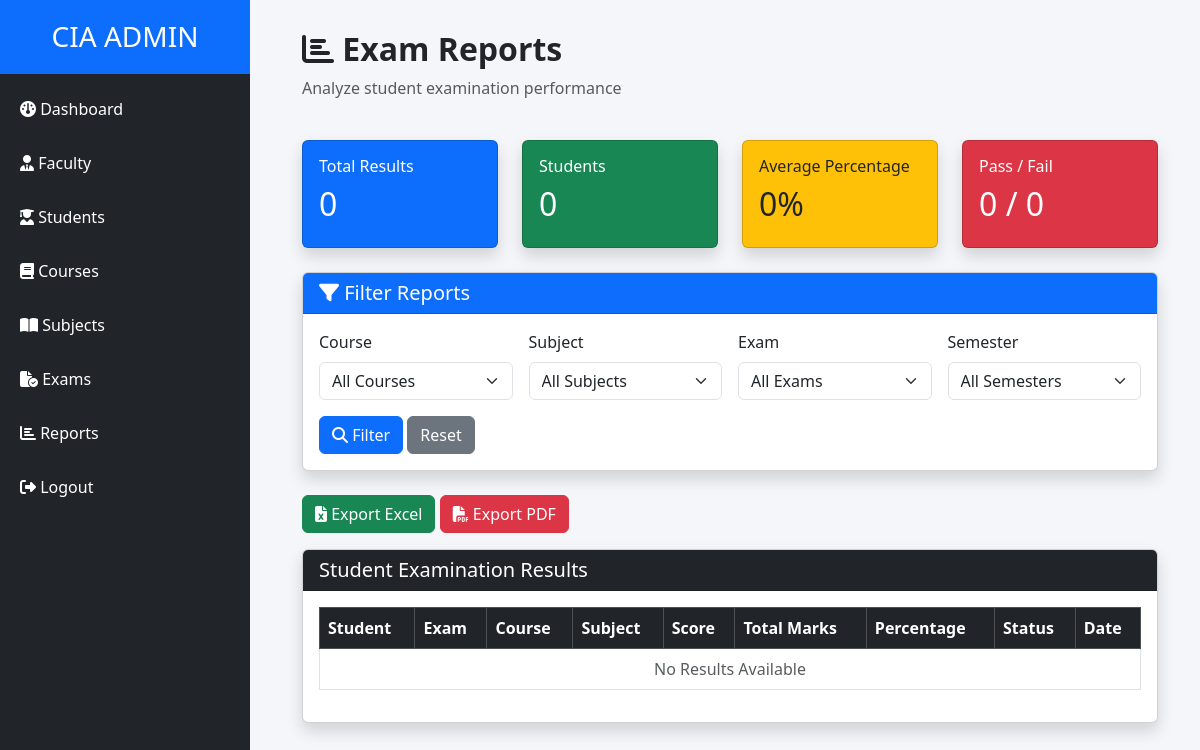
Page /admin-panel/reports/ (signed in) on the earlier database version.
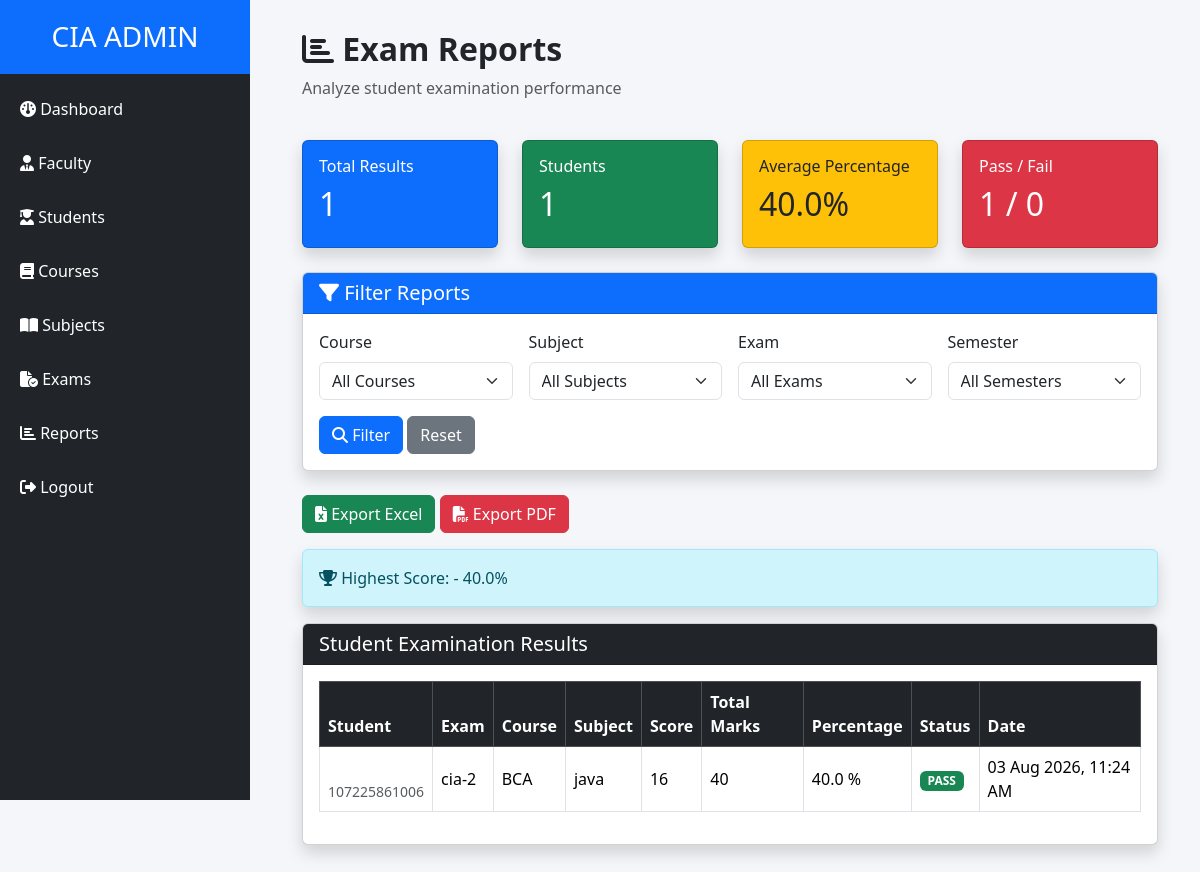
Same page on the later database version.
### quiz/models.py (models this page shows, shortened)
class Result(models.Model):
    student = models.ForeignKey(
        User,
        on_delete=models.CASCADE
    )
    exam = models.ForeignKey(
        Exam,
        on_delete=models.CASCADE,
        null=True,
        blank=True
    )
    score = models.IntegerField()
    total_marks = models.IntegerField(
        default=0
    )
    percentage = models.FloatField(
        default=0
    )
    completed_at = models.DateTimeField(
        auto_now_add=True
    )

class User(AbstractUser):
    is_student = models.BooleanField(default=False)
    is_faculty = models.BooleanField(default=False)
    course = models.CharField(
        max_length=100,
        blank=True,
        null=True
    )
    semester = models.IntegerField(
        default=1,
        blank=True,
        null=True
    )

class Exam(models.Model):
    exam_name = models.CharField(max_length=100)
    course = models.ForeignKey(
        Course,
        on_delete=models.CASCADE
    )
    semester = models.IntegerField(default=1)
    subject = models.ForeignKey(
        Subject,
        on_delete=models.CASCADE
    )
    duration = models.IntegerField(default=60)
    created_by = models.ForeignKey(
        User,
        on_delete=models.CASCADE,
        null=True
    )
    number_of_questions = models.IntegerField()
    start_time = models.DateTimeField()
    end_time = models.DateTimeField()
    is_published = models.BooleanField(default=False)
    created_at = models.DateTimeField(auto_now_add=True)

class Course(models.Model):
    name = models.CharField(
        max_length=100
    )

class Subject(models.Model):
    code = models.CharField(
        max_length=20,
        unique=True
    )
    name = models.CharField(
        max_length=100
    )
    course = models.ForeignKey(
        Course,
        on_delete=models.CASCADE
    )
    semester = models.IntegerField()

### quiz/views.py (the view)
@login_required
@user_passes_test(is_admin)
def admin_reports(request):
    results = Result.objects.select_related(
        "student",
        "student__studentprofile",
        "exam",
        "exam__course",
        "exam__subject"
    ).order_by(
        "-completed_at"
    )
    course_id = request.GET.get("course")
    subject_id = request.GET.get("subject")
    exam_id = request.GET.get("exam")
    semester = request.GET.get("semester")
    if course_id:
        results = results.filter(
            exam__course_id=course_id
        )
    if subject_id:
        results = results.filter(
            exam__subject_id=subject_id
        )
    if exam_id:
        results = results.filter(
            exam_id=exam_id
        )
    if semester:
        results = results.filter(
            student__studentprofile__semester=semester
        )
    for result in results:
        if result.percentage >= 40:
            result.status = "PASS"
        else:
            result.status = "FAIL"
    total_results = results.count()
    total_students = results.values(
        "student_id"
    ).distinct().count()
    average_percentage = 0
    if total_results:
        average_percentage = round(
            sum(
                float(result.percentage)
                for result in results
            )
            /
            total_results,
            2
        )
    pass_count = results.filter(
        percentage__gte=40
    ).count()
    fail_count = results.filter(
        percentage__lt=40
    ).count()
    highest_score = None
    if total_results:
        highest_score = results.order_by(
            "-percentage"
        ).first()
    courses = Course.objects.all().order_by(
        "name"
    )
    subjects = Subject.objects.all().order_by(
        "name"
    )
    exams = Exam.objects.all().order_by(
        "-id"
    )
    semesters = range(
        1,
        9
    )
    context = {
        "results": results,
        "courses": courses,
        "subjects": subjects,
        "exams": exams,
        "semesters": semesters,
        "selected_course": course_id,
        "selected_subject": subject_id,
        "selected_exam": exam_id,
        "selected_semester": semester,
        "total_results": total_results,
        "total_students": total_students,
        "average_percentage": average_percentage,
        "pass_count": pass_count,
        "fail_count": fail_count,
        "highest_score": highest_score,
    }
    return render(
        request,
        "admin_panel/reports.html",
        context
    )

### quiz/views.py (called while the page is built)
def is_admin(user):
    return user.is_authenticated and user.is_superuser

### quiz/templates/admin_panel/reports.html (shortened to what the changed rows need)
{% extends 'base_admin.html' %}
{% block content %}
<div class="container-fluid">
<div class="d-flex justify-content-between align-items-center mb-4">
    <div>
        <h2 class="fw-bold">
            <i class="fas fa-chart-bar"></i>
            Exam Reports
        </h2>
    </div>
</div>
<div class="row mb-4">
    <div class="col-md-3">
        <div class="card shadow bg-primary text-white">
            <div class="card-body">
                <h6>
                    Total Results
                </h6>
                <h2>
                    {{ total_results }}
                </h2>
            </div>
        </div>
    </div>
    <div class="col-md-3">
        <div class="card shadow bg-success text-white">
            <div class="card-body">
                <h6>
                    Students
                </h6>
                <h2>
                    {{ total_students }}
                </h2>
            </div>
        </div>
    </div>
    <div class="col-md-3">
        <div class="card shadow bg-warning text-dark">
            <div class="card-body">
                <h6>
                    Average Percentage
                </h6>
                <h2>
                    {{ average_percentage }}%
                </h2>
            </div>
        </div>
    </div>
    <div class="col-md-3">
        <div class="card shadow bg-danger text-white">
            <div class="card-body">
                <h6>
                    Pass / Fail
                </h6>
                <h2>
                    {{ pass_count }}
                    /
                    {{ fail_count }}
                </h2>
            </div>
        </div>
    </div>
</div>
<div class="card shadow mb-4">
<div class="card-header bg-primary text-white">
</div>
<div class="card-body">
</div>
</div>
<div class="mb-3">
<a href="{% url 'export_reports_excel' %}"
class="btn btn-success">
</a>
<a href="{% url 'export_reports_pdf' %}"
class="btn btn-danger">
</a>
</div>
{% if highest_score %}
<div class="alert alert-info shadow">
<i class="fas fa-trophy"></i>
Highest Score:
-
{{ highest_score.percentage }}%
</div>
{% endif %}
<div class="card shadow">
<div class="card-header bg-dark text-white">
</div>
<div class="card-body">
<div class="table-responsive">
<table class="table table-bordered table-hover align-middle">
<thead class="table-dark">
<tr>
<th>
Student
</th>
<th>
Exam
</th>
<th>
Course
</th>
<th>
Subject
</th>
<th>
Score
</th>
<th>
Total Marks
</th>
<th>
Percentage
</th>
<th>
Status
</th>
<th>
Date
</th>
</tr>
</thead>
<tbody>
{% for result in results %}
<tr>
<td>
<br>
<small class="text-muted">
{{ result.student.username }}
</small>
</td>
<td>
{{ result.exam.exam_name }}
</td>
<td>
{{ result.exam.course.name }}
</td>
<td>
{{ result.exam.subject.name }}
</td>
<td>
{{ result.score }}
</td>
<td>
{{ result.total_marks }}
</td>
<td>
{{ result.percentage }} %
</td>
<td>
{% if result.percentage >= 40 %}
<span class="badge bg-success">
PASS
</span>
{% else %}
<span class="badge bg-danger">
FAIL
</span>
{% endif %}
</td>
<td>
{{ result.completed_at|date:"d M Y, h:i A" }}
</td>
</tr>
{% empty %}
<tr>
<td colspan="9"
class="text-center text-muted">
No Results Available
</td>
</tr>
{% endfor %}
</tbody>
</table>
</div>
</div>
</div>
</div>
{% endblock %}

Differences in the rows shown:
added Result: percentage "40.0", student.username "107225861006", exam.exam_name "cia-2", exam.course.name "BCA", exam.subject.name "java", score "16", total_marks "40", shows "PASS", completed_at "03 Aug 2026, 11:24 AM"
Other differences:
{{ total_results }}: "0" → "1"
{{ total_students }}: "0" → "1"
{{ average_percentage }}: "0" → "40.0"
{{ pass_count }}: "0" → "1"
text no longer shown: "No Results Available"
text now shown: "Highest Score: - %"
